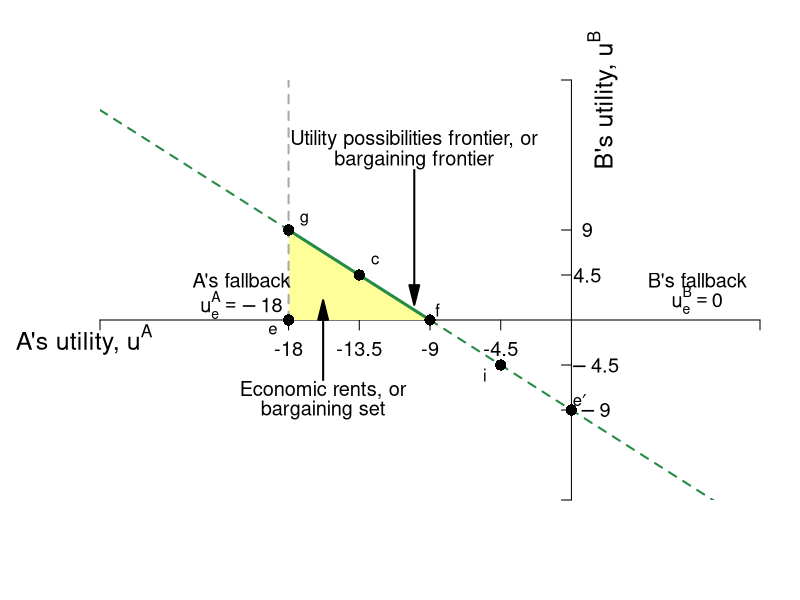

This figure's R source:
require(shape)
pdf(file = "what_can_markets_do/upf_bargaining_coase_weighted.pdf", width = 9, height = 7)

#Set parameters for graphics
axislabelsize <- 1.5
labelsize <- 1.2
graphlinewidth <- 3
segmentlinewidth <- 2

COL <- c("#7fc97f", "#beaed4", "#fdc086", "#ffff99", "#386cb0", "#f0027f", "#bf5b17", "#666666")
COLA <- c("#e0f3db", "#99d8c9","#66c2a4","#41ae76", "#238b45", "#005824")
COLB <- c("#c6dbef", "#4eb3d3", "#2b8cbe", "#0868ac","#084081")
COLC <- c("#fcfbfd", "#efedf5", "#dadaeb", "#bcbddc", "#9e9ac8", "#807dba", "#6a51a3", "#54278f", "#3f007d")

par(mar =  c(5, 5, 4, 2))
xlims <- c(-30, 12)
ylims <- c(-18, 24)

upf <- function(uA, intercept = -9, slope = 1){
  intercept - slope*uA
}


#Plot command 
plot(40, 40, xlim = xlims, ylim = ylims, 
     type = "n",
     xlab = expression(paste("")),
     ylab = expression(paste("")), 
     axes = FALSE,
     # xlab = expression(paste("Bob's Payoff, ", u^B)),
     # ylab = expression(paste("Alfredo's Payoff, ", u^A)),
     #xaxt = "n", 
     #yaxt = "n", 
     cex.lab = axislabelsize, 
     bty = "n", 
     xaxs="i", 
     yaxs="i"
)


#Customize ticks and labels for the plot
# ticksy <- seq(ylims[1], ylims[2], 1)
# ylabels <- seq(ylims[1], ylims[2], 1)
# ticksx <- seq(xlims[1], xlims[2], 1)
# xlabels <- seq(xlims[1], xlims[2], 1)
ticksy <- c(ylims[1], -9, -4.5, 4.5, 9, ylims[2])
ylabels <- c(NA, NA, NA, NA, NA, NA)
ticksx <- c(xlims[1], -18, -13.5, -9, -4.5, xlims[2])
xlabels <- c(NA, -18, -13.5, -9, -4.5, NA)
axis(1, at = ticksx, pos = 0, labels = xlabels, cex.axis = labelsize)
axis(2, at = ticksy, pos = 0, labels = ylabels, las = 1, cex.axis = labelsize)
#Axis labels
text(xlims[1] - 1, -2, expression(paste("A's utility, ", u^A)), xpd = TRUE, cex = axislabelsize) 
text(2, ylims[2] - 2, expression(paste("B's utility, ", u^B)), xpd = TRUE, cex = axislabelsize, srt = 90) 


#Label 2.25 and 4.5
text(1, 4.5, expression(paste(4.5)), xpd = TRUE, cex = labelsize) 
text(1, 9, expression(paste(9)), xpd = TRUE, cex = labelsize) 
text(1.5, -4.5 , expression(paste(-4.5)), xpd = TRUE, cex = labelsize) 
text(1.5, -9 , expression(paste(-9)), xpd = TRUE, cex = labelsize) 
#text(-4.5, 0.5 , expression(paste(-4.5)), xpd = TRUE, cex = labelsize) 


#Rent polygon
xrent <- c(-18, -18, -9, -18)
yrent <- c(0, 9, 0, 0)
polygon(xrent, yrent, col = COL[4], density = NULL, border = NA)

npts <- 500 
xx1 <- seq(xlims[1], -18, length.out = npts)
xx2 <- seq(-18, -9, length.out = npts)
xx3 <- seq(-9, xlims[2], length.out = npts)
lines(xx1, upf(xx1), col = COLA[5], lwd = segmentlinewidth, lty = 2)
lines(xx2, upf(xx2), col = COLA[5], lwd = graphlinewidth)
lines(xx3, upf(xx3), col = COLA[5], lwd = segmentlinewidth, lty = 2)



#Lines for the coordinates of the Nash equilbrium
text(-15.8, -7, expression(paste("Economic rents, or")), cex = labelsize)
text(-15.8, -9, expression(paste("bargaining set")), cex = labelsize)
Arrows(-15.8, -6, -15.8, 1, col = "black", lty = 1, lwd = 2, arr.type = "triangle")

#Label the UPF
text(-10, 18, expression(paste("Utility possibilities frontier, or")), cex = labelsize)
text(-10, 16, expression(paste("bargaining frontier")), cex = labelsize)
Arrows(-10, 15, -10, 2.5, col = "black", lty = 1, lwd = 2, arr.type = "triangle")

#Lines for Fallback positions
segments(-18, 0, -18, ylims[2], lty = 2, col = "darkgrey", lwd = segmentlinewidth)
text(-21, 4, expression(paste("A's fallback")), cex = labelsize)
text(-21, 1.5, expression(paste(u[e]^A == -18)), cex = labelsize)

text(8, 4, expression(paste("B's fallback")), cex = labelsize)
text(8, 2, expression(paste(u[e]^B == 0)), cex = labelsize)

#Add points

points(0, -9, pch = 16, col = "black", cex = 1.5)
text(0.5, -8, expression(paste(e*minute)))


points(-9, 0, pch = 16, col = "black", cex = 1.5)
text(-8.5, 1, expression(paste(f)))

points(-18, 9, pch = 16, col = "black", cex = 1.5)
text(-17, 10, expression(paste(g)))

points(-13.5, 4.5, pch = 16, col = "black", cex = 1.5)
text(-12.5, 6, expression(paste("c")))

points(-18, 0, pch = 16, col = "black", cex = 1.5)
text(-19, -1, expression(paste(e)))



points(-4.5, -4.5, pch = 16, col = "black", cex = 1.5)
text(-5.5, -5.5, expression(paste(i)))



dev.off()
